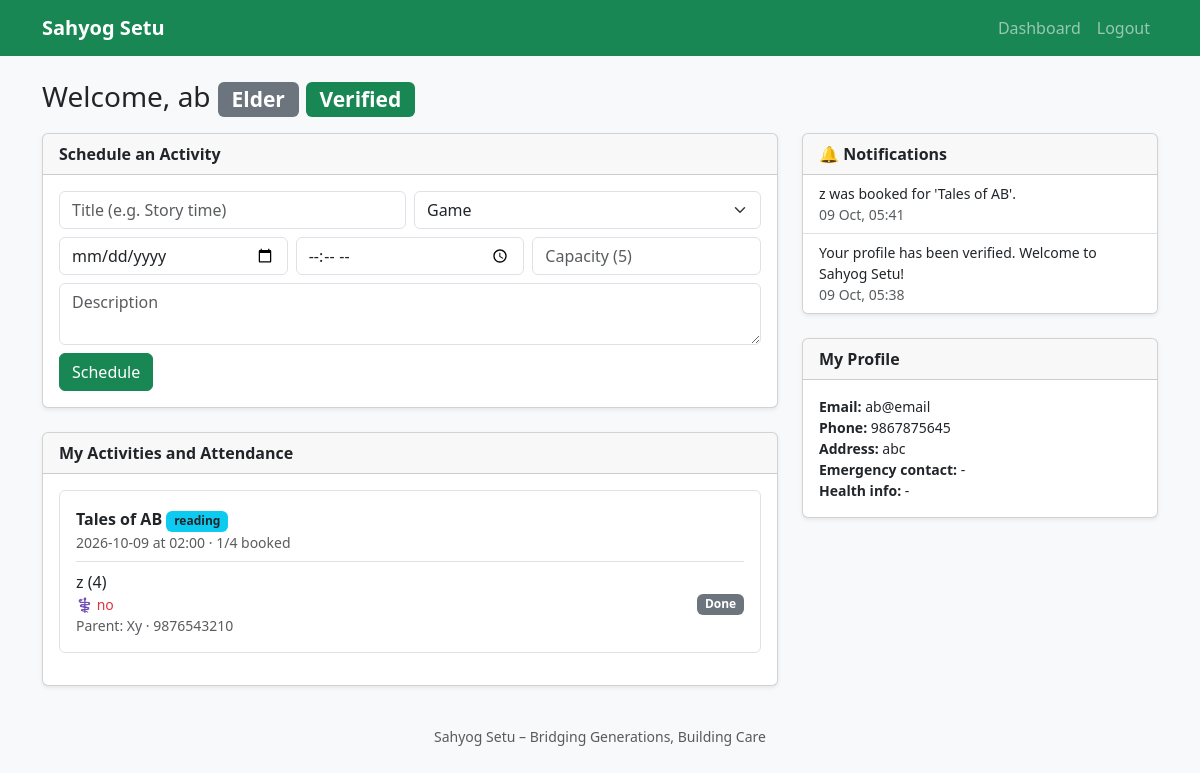
The page /dashboard (signed in) on the database its author committed.
### app.py (models this page shows)
class User(db.Model):
    id = db.Column(db.Integer, primary_key=True)
    name = db.Column(db.String(100), nullable=False)
    email = db.Column(db.String(120), unique=True, nullable=False)
    password_hash = db.Column(db.String(255), nullable=False)
    role = db.Column(db.String(20), nullable=False)  # parent / elder / admin
    phone = db.Column(db.String(20))
    address = db.Column(db.String(200))
    verified = db.Column(db.Boolean, default=False)
    health_info = db.Column(db.Text)
    emergency_contact = db.Column(db.String(100))
    created_at = db.Column(db.DateTime, default=datetime.utcnow)

class Activity(db.Model):
    id = db.Column(db.Integer, primary_key=True)
    elder_id = db.Column(db.Integer, db.ForeignKey("user.id"), nullable=False)
    title = db.Column(db.String(120), nullable=False)
    category = db.Column(db.String(30))  # game / reading / exercise / other
    date = db.Column(db.String(10), nullable=False)   # YYYY-MM-DD
    time = db.Column(db.String(5), nullable=False)    # HH:MM
    description = db.Column(db.Text)
    capacity = db.Column(db.Integer, default=5)
    elder = db.relationship("User", backref="activities")

class Booking(db.Model):
    id = db.Column(db.Integer, primary_key=True)
    activity_id = db.Column(db.Integer, db.ForeignKey("activity.id"), nullable=False)
    child_id = db.Column(db.Integer, db.ForeignKey("child.id"), nullable=False)
    checked_in_at = db.Column(db.DateTime)
    checked_out_at = db.Column(db.DateTime)
    activity = db.relationship("Activity", backref="bookings")
    child = db.relationship("Child", backref="bookings")

class Child(db.Model):
    id = db.Column(db.Integer, primary_key=True)
    parent_id = db.Column(db.Integer, db.ForeignKey("user.id"), nullable=False)
    name = db.Column(db.String(100), nullable=False)
    age = db.Column(db.Integer)
    health_info = db.Column(db.Text)  # allergies, medication, conditions
    parent = db.relationship("User", backref="children")

class Notification(db.Model):
    id = db.Column(db.Integer, primary_key=True)
    user_id = db.Column(db.Integer, db.ForeignKey("user.id"), nullable=False)
    message = db.Column(db.String(255), nullable=False)
    created_at = db.Column(db.DateTime, default=datetime.utcnow)
    is_read = db.Column(db.Boolean, default=False)

### app.py (the view, shortened to what this page needs)
@app.route("/dashboard")
@login_required()
def dashboard():
    user = current_user()
    ctx = {"user": user, "role": user.role}
    ctx["notifications"] = (Notification.query.filter_by(user_id=user.id)
                            .order_by(Notification.created_at.desc()).limit(10).all())
    if user.role == "parent":
        ctx["children"] = user.children
        ctx["activities"] = (Activity.query.join(User, Activity.elder_id == User.id)
                             .filter(User.verified.is_(True))
                             .order_by(Activity.date, Activity.time).all())
        child_ids = [c.id for c in user.children]
        ctx["bookings"] = (Booking.query.filter(Booking.child_id.in_(child_ids)).all()
                           if child_ids else [])
    elif user.role == "elder":
        ctx["my_activities"] = (Activity.query.filter_by(elder_id=user.id)
                                .order_by(Activity.date, Activity.time).all())
    return render_template(f"{user.role}_dashboard.html", **ctx)

### app.py (called while the page is built)
def current_user():
    uid = session.get("user_id")
    return db.session.get(User, uid) if uid else None

def login_required(role=None):
    def decorator(f):
        @wraps(f)
        def wrapper(*args, **kwargs):
            user = current_user()
            if not user:
                flash("Please log in first.", "warning")
                return redirect(url_for("login"))
            if role and user.role != role:
                flash("You are not allowed to access that page.", "danger")
                return redirect(url_for("dashboard"))
            return f(*args, **kwargs)
        return wrapper
    return decorator

### templates/elder_dashboard.html (shortened to what this page needs)
{% extends "base.html" %}
{% block content %}
<h3 class="mb-3">Welcome, {{ user.name }}
  <span class="badge bg-secondary">Elder</span>
  {% if user.verified %}<span class="badge bg-success">Verified</span>
  {% else %}<span class="badge bg-warning text-dark">Pending verification</span>{% endif %}
</h3>
<div class="row g-4">
  <div class="col-lg-8">
    <div class="card shadow-sm mb-4">
      <div class="card-header fw-bold">Schedule an Activity</div>
      <div class="card-body">
        {% if not user.verified %}
          <div class="alert alert-warning mb-0">An admin must verify your profile before you can schedule activities.</div>
        {% else %}
        <form method="post" action="{{ url_for('add_activity') }}" class="row g-2">
          <div class="col-md-6"><input name="title" class="form-control" placeholder="Title (e.g. Story time)" required></div>
          <div class="col-md-6">
            <select name="category" class="form-select">
              <option value="game">Game</option>
            </select>
          </div>
          <div class="col-md-4"><input name="date" type="date" class="form-control" required></div>
          <div class="col-md-4"><input name="time" type="time" class="form-control" required></div>
          <div class="col-md-4"><input name="capacity" type="number" min="1" class="form-control" placeholder="Capacity (5)"></div>
          <div class="col-12"><textarea name="description" class="form-control" rows="2" placeholder="Description"></textarea></div>
          <div class="col-12"><button class="btn btn-success">Schedule</button></div>
        </form>
        {% endif %}
      </div>
    </div>
    <div class="card shadow-sm">
      <div class="card-header fw-bold">My Activities and Attendance</div>
      <div class="card-body">
        {% for a in my_activities %}
          <div class="border rounded p-3 mb-3">
            <strong>{{ a.title }}</strong>
            <span class="badge bg-info text-dark">{{ a.category or 'other' }}</span>
            <div class="small text-muted mb-2">{{ a.date }} at {{ a.time }} · {{ a.bookings|length }}/{{ a.capacity }} booked</div>
            {% for b in a.bookings %}
              <div class="d-flex justify-content-between align-items-center border-top pt-2 mt-2">
                <div>
                  {{ b.child.name }}{% if b.child.age %} ({{ b.child.age }}){% endif %}
                  {% if b.child.health_info %}<div class="small text-danger">⚕ {{ b.child.health_info }}</div>{% endif %}
                  <div class="small text-muted">Parent: {{ b.child.parent.name }}{% if b.child.parent.phone %} · {{ b.child.parent.phone }}{% endif %}</div>
                </div>
                <div>
                  {% if not b.checked_in_at %}
                    <form method="post" action="{{ url_for('attendance', booking_id=b.id, action='checkin') }}">
                      <button class="btn btn-sm btn-success">Check in</button></form>
                  {% elif not b.checked_out_at %}
                    <form method="post" action="{{ url_for('attendance', booking_id=b.id, action='checkout') }}">
                      <button class="btn btn-sm btn-warning">Check out</button></form>
                  {% else %}
                    <span class="badge bg-secondary">Done</span>
                  {% endif %}
                </div>
              </div>
            {% else %}
              <div class="small text-muted">No bookings yet.</div>
            {% endfor %}
          </div>
        {% else %}
          <p class="text-muted mb-0">You haven't scheduled any activities yet.</p>
        {% endfor %}
      </div>
    </div>
  </div>
  <div class="col-lg-4">{% include "_sidebar.html" %}</div>
</div>
{% endblock %}

### templates/_sidebar.html
<div class="card shadow-sm mb-4">
  <div class="card-header fw-bold">🔔 Notifications</div>
  <ul class="list-group list-group-flush">
    {% for n in notifications %}
      <li class="list-group-item small">
        {{ n.message }}
        <div class="text-muted">{{ n.created_at.strftime('%d %b, %H:%M') }}</div>
      </li>
    {% else %}
      <li class="list-group-item text-muted small">No notifications.</li>
    {% endfor %}
  </ul>
</div>
{% if role != 'admin' %}
<div class="card shadow-sm">
  <div class="card-header fw-bold">My Profile</div>
  <div class="card-body small">
    <div><strong>Email:</strong> {{ user.email }}</div>
    <div><strong>Phone:</strong> {{ user.phone or '-' }}</div>
    <div><strong>Address:</strong> {{ user.address or '-' }}</div>
    <div><strong>Emergency contact:</strong> {{ user.emergency_contact or '-' }}</div>
    <div><strong>Health info:</strong> {{ user.health_info or '-' }}</div>
  </div>
</div>
{% endif %}

### rows shown on the page
User: name "ab", email "ab@email", phone "9867875645", address "abc", emergency_contact "-", health_info "-"
Activity: title "Tales of AB", category "reading", date "2026-10-09", time "02:00", bookings|length "1", capacity "4"
Booking: child.name "z", child.age "4", child.health_info "no", child.parent.name "Xy", child.parent.phone "9876543210", shows "Done"
Notification: message "z was booked for 'Tales of AB'.", created_at "09 Oct, 05:41"
Notification: message "Your profile has been verified. Welcome to Sahyog Setu!", created_at "09 Oct, 05:38"
